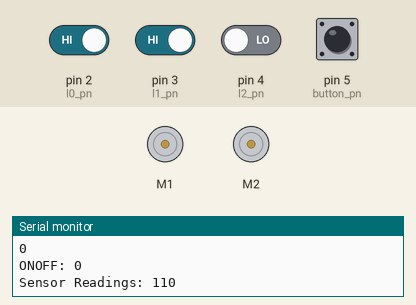
Recording of a sketch running on a simulated Arduino Uno, built with avr-gcc and run on an emulated ATmega328P. Parts: 2 × DC motor (green arrow = forward, orange = backward, longer = faster), the last lines printed to the serial monitor. The test bench sets the inputs (shaded band); at power-on: pin 2 (l0_pn), pin 3 (l1_pn) HIGH, pin 4 (l2_pn), pin 5 (button_pn) LOW.

Above: at 1.2 s.
1.3 s: pin 5 (button_pn) pulled HIGH for 0.15 s
At 2.0 s:
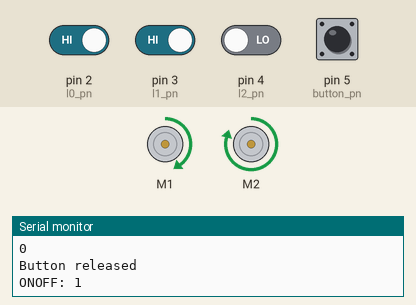
2.9 s: pin 2 (l0_pn) driven LOW
At 4.4 s:
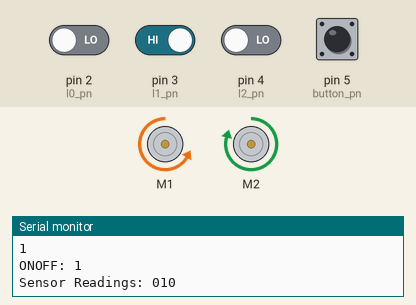
4.7 s: pin 3 (l1_pn) driven LOW
At 5.2 s:
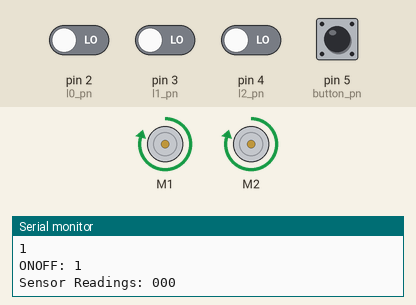
6.3 s: pin 4 (l2_pn) driven HIGH
At 7.3 s:
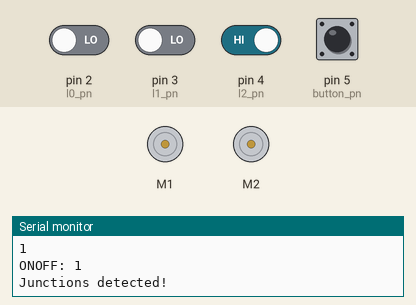
Timing chart, 0 to 9.3 s (numbered marks = the images above; inputs shaded):
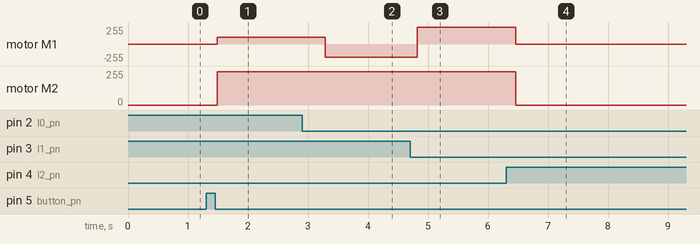

Measured:
- after the input at 1.3 s, motor M1: stopped → forward 100/255 after 0.18 s; motor M2: stopped → forward 250/255 after 0.18 s
- after the input at 2.9 s, motor M1: forward 100/255 → backward 200/255 after 0.39 s
- after the input at 4.7 s, motor M1: backward 200/255 → forward 250/255 after 0.12 s
- after the input at 6.3 s, motor M1, motor M2: forward 250/255 → stopped after 0.16 s

The sketch:

start_route_20221020.ino
```cpp
#include <Wire.h>
#include <Adafruit_MotorShield.h>
#include "utility/Adafruit_MS_PWMServoDriver.h"
//#include "functions.h"

/* setup the motor and create the DC motor object*/
Adafruit_MotorShield AFMS = Adafruit_MotorShield(); // Create the Adafruit_MotorShield object
Adafruit_DCMotor *Rwheel = AFMS.getMotor(1);        // RIHGT
Adafruit_DCMotor *Lwheel = AFMS.getMotor(2);        // LEFT

/*defining pins and variables*/

#define button_pn 5 // switch
#define l0_pn 2      // left
#define l1_pn 3      // right
#define l2_pn 4      // far right

// Variables will change:
bool flag_started = false;
bool flag_onoff = false;
char flag_nav = 'P';
int l0, l1, l2;

int motor_speed = 250;
int duration_steer = 1800;

// button variable
byte lastButtonState = LOW;
unsigned long debounceDuration = 50; // millis
unsigned long lastTimeButtonStateChanged = 0;

void setup()
{
    pinMode(button_pn, INPUT);
    pinMode(l0_pn, INPUT); // light sensor on the left
    pinMode(l1_pn, INPUT); // light sensor on the right
    pinMode(l2_pn, INPUT); // light sensor on the far right
    Serial.begin(9600);
    AFMS.begin(); // Connect to the controller
}

void loop()
{
    // read and store light sensor values


    l0 = digitalRead(l0_pn);
    l1 = digitalRead(l1_pn);
    l2 = digitalRead(l2_pn);

    // print values of the light sensors to the serial monitor
    Serial.print("Sensor Readings: ");
    Serial.print(l0);
    Serial.print(l1);
    Serial.println(l2);

    Serial.print("Flag States: ");
    Serial.println(flag_nav);
    Serial.println("Flag Started: ");
    Serial.println(flag_started);

    // button debounce
    if (millis() - lastTimeButtonStateChanged > debounceDuration)
    {
        byte buttonState = digitalRead(button_pn);
        if (buttonState != lastButtonState)
        {
            lastTimeButtonStateChanged = millis();
            lastButtonState = buttonState;
            if (buttonState == LOW)
            {
                // do an action, for example print on Serial
                Serial.println("Button released");
                flag_onoff = !flag_onoff;
            }
        }
    }
    Serial.print("ONOFF: ");
    Serial.println(flag_onoff);

    if (flag_onoff == false && flag_nav != 'P')
    {
        stop_move();
    }

    else if (flag_onoff == true && flag_started == false)
    {

        start_route();

    }
    else if (flag_onoff == true && flag_started == true)
    {
        line_follow();
    }
}

/***********************************************************************/
// define functions of start_route
void start_route()
{
    if (l0 == LOW && l1 == LOW && l2 == LOW && flag_nav != 'F')
    {
        move_forward();
    }
    else if ((l0 == HIGH && l1 == HIGH) || l2 == HIGH)
    {
        turn_90right();
        flag_started = true; // exit start_route
    }
}


void line_follow() {
if (l2 == HIGH && flag_nav != 'P')
  {
    Serial.println("Junctions detected!");
    stop_move();
    delay(1000);
  }

  else if (l2 == LOW)
  {
    // neither l0 or l1 detects the line
    if ((l0 == LOW && l1 == LOW) && flag_nav != 'F')
    {
      // forward
      move_forward();
      Serial.println("MOVE FORWARD!");
    }

    // l0 detects the line
    else if ((l0 == HIGH && l1 == LOW) && flag_nav != 'L')
    {
      // adjust left slightly
      adjust_left();
    }

    // l1 detects the line
    else if ((l0 == LOW && l1 == HIGH) && flag_nav != 'R')
    {
      // adjust right slightly
      adjust_right();
    }

    // l0 and l1 both detect the line
    else if ((l0 == HIGH && l1 == HIGH) && flag_nav != 'P')
    {
      // forward
      stop_move();
    }
  }
}


// functions
void move_forward()
{
    flag_nav = 'F';
    Rwheel->run(FORWARD);
    Rwheel->setSpeed(motor_speed);
    Lwheel->run(FORWARD);
    Lwheel->setSpeed(motor_speed);
}

void adjust_left()
{
    flag_nav = 'L';
    Rwheel->run(FORWARD);
    Rwheel->setSpeed(motor_speed);
    Lwheel->run(BACKWARD);
    Lwheel->setSpeed(200);
}

void adjust_right()
{
    flag_nav = 'R';
    Rwheel->run(BACKWARD);
    Rwheel->setSpeed(200);
    Lwheel->run(FORWARD);
    Lwheel->setSpeed(motor_speed);
}

void stop_move()
{
    flag_nav = 'P';
    Rwheel->run(RELEASE);
    Rwheel->setSpeed(0);
    Lwheel->run(RELEASE);
    Lwheel->setSpeed(0);
}

void turn_90right()
{
    Rwheel->run(FORWARD);
    Rwheel->setSpeed(100);
    Lwheel->run(FORWARD);
    Lwheel->setSpeed(motor_speed);
    delay(duration_steer);
}
```
